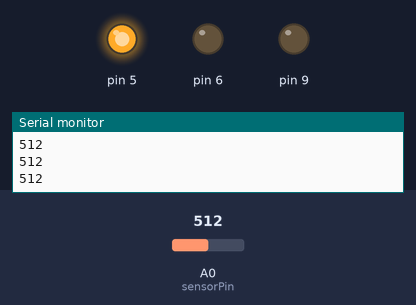
This sketch was run on a simulated Arduino Uno, built with avr-gcc and run on an emulated ATmega328P. Shown: output pins drawn as LEDs (lit = HIGH), the last lines printed to the serial monitor. The inputs (shaded band) are chosen by the test bench; at power-on: A0 (sensorPin) = 512.

Above: at 1.2 s.
1.3 s: A0 (sensorPin) set to 524
At 2.2 s:
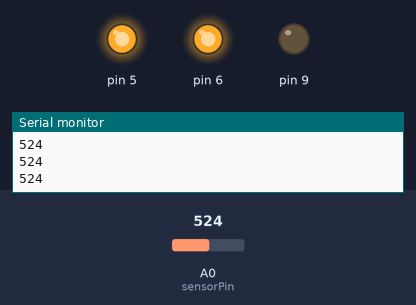
2.8 s: A0 (sensorPin) set to 757
4.3 s: A0 (sensorPin) set to 778
At 5.5 s:
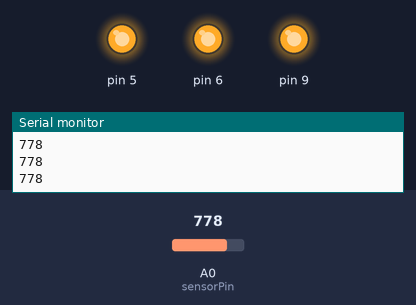
5.8 s: A0 (sensorPin) set to 122
At 7.0 s:
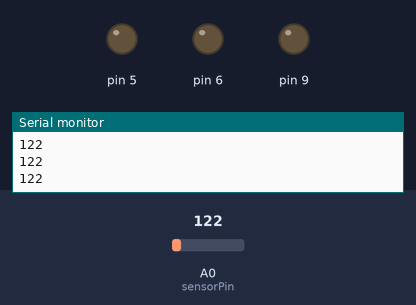
7.3 s: A0 (sensorPin) set to 250
8.8 s: A0 (sensorPin) set to 265
At 9.3 s:
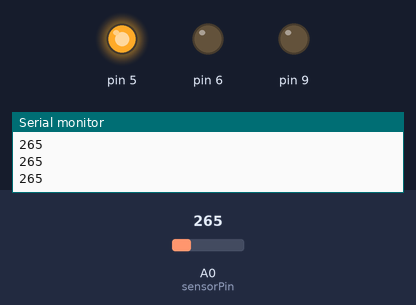
Timing chart, 0 to 11.3 s (numbered marks = the images above; inputs shaded):
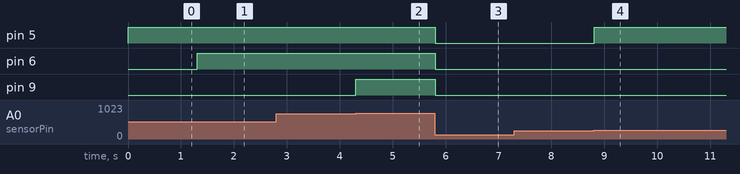

Measured:
- the behaviour switches between 512 and 513 on A0 (sensorPin) (found by bisection; images 0 and 1)
- the behaviour switches between 768 and 769 on A0 (sensorPin) (found by bisection; images 1 and 2)
- the behaviour switches between 256 and 257 on A0 (sensorPin) (found by bisection; images 3 and 4)
- after the input at 1.3 s, pin 6: LOW → HIGH at once
- after the input at 4.3 s, pin 9: LOW → HIGH at once
- after the input at 5.8 s, pin 5, pin 6, pin 9: HIGH → LOW at once
- after the input at 8.8 s, pin 5: LOW → HIGH at once

The sketch:

level-meter.ino
```cpp
int sensorPin = A0;    // select the input pin for the potentiometer
int sensorValue = 0;  // variable to store the value coming from the sensor

void setup() {
  // declare the ledPin as an OUTPUT:
  pinMode(9, OUTPUT);
  pinMode(6, OUTPUT);
  pinMode(5, OUTPUT);
  Serial.begin(9600);
}

void loop() {
  // read the value from the sensor:
  sensorValue = analogRead(sensorPin);
  // turn the ledPin on
  Serial.println(sensorValue);
  if (sensorValue > 1024/4){
  digitalWrite(5, HIGH);
  }
  if (sensorValue < 1024/4){
    digitalWrite(5, LOW);
  }
  if (sensorValue > 1024/2){
  digitalWrite(6, HIGH);
  }
  if (sensorValue < 1024/2){
    digitalWrite(6, LOW);
  }
  if (sensorValue > 1024*3/4){
  digitalWrite(9, HIGH);
  }
  if (sensorValue < 1024*3/4){
    digitalWrite(9, LOW);
  }
}
```
